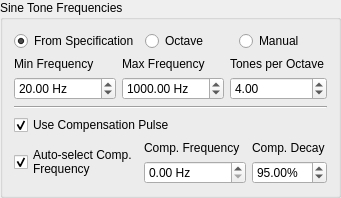
        <widget class="QGroupBox" name="tones_groupbox">
         <property name="title">
          <string>Sine Tone Frequencies</string>
         </property>
         <layout class="QVBoxLayout" name="verticalLayout_13">
          <item>
           <layout class="QHBoxLayout" name="tone_type_layout">
            <item>
             <widget class="QRadioButton" name="from_spec_button">
              <property name="toolTip">
               <string>&lt;html&gt;&lt;head/&gt;&lt;body&gt;&lt;p&gt;&lt;span style=&quot; font-weight:600;&quot;&gt;From Specification&lt;/span&gt;&lt;/p&gt;&lt;p&gt;If selected, the sum of decayed sine signals generated will have a sine tone for each breakpoint in the specified shock response spectra.&lt;/p&gt;&lt;/body&gt;&lt;/html&gt;</string>
              </property>
              <property name="text">
               <string>From Specification</string>
              </property>
              <property name="checked">
               <bool>true</bool>
              </property>
             </widget>
            </item>
            <item>
             <widget class="QRadioButton" name="octave_button">
              <property name="toolTip">
               <string>&lt;html&gt;&lt;head/&gt;&lt;body&gt;&lt;p&gt;&lt;span style=&quot; font-weight:600;&quot;&gt;Octave&lt;/span&gt;&lt;/p&gt;&lt;p&gt;If selected, sine tones will be specified using a minimum frequency, maximum frequency, and number of sine tones per octave.&lt;/p&gt;&lt;/body&gt;&lt;/html&gt;</string>
              </property>
              <property name="text">
               <string>Octave</string>
              </property>
             </widget>
            </item>
            <item>
             <widget class="QRadioButton" name="manual_button">
              <property name="toolTip">
               <string>&lt;html&gt;&lt;head/&gt;&lt;body&gt;&lt;p&gt;&lt;span style=&quot; font-weight:600;&quot;&gt;Manual&lt;/span&gt;&lt;/p&gt;&lt;p&gt;If selected, the user can manually specify sine tone frequencies.&lt;/p&gt;&lt;/body&gt;&lt;/html&gt;</string>
              </property>
              <property name="text">
               <string>Manual</string>
              </property>
             </widget>
            </item>
           </layout>
          </item>
          <item>
           <layout class="QGridLayout" name="tone_octave_layout">
            <item row="0" column="1">
             <layout class="QVBoxLayout" name="max_frequency_layout">
              <item>
               <widget class="QLabel" name="max_frequency_label">
                <property name="text">
                 <string>Max Frequency</string>
                </property>
               </widget>
              </item>
              <item>
               <widget class="QDoubleSpinBox" name="max_frequency_selector">
                <property name="toolTip">
                 <string>&lt;html&gt;&lt;head/&gt;&lt;body&gt;&lt;p&gt;&lt;span style=&quot; font-weight:600;&quot;&gt;Maximum Frequency&lt;/span&gt;&lt;/p&gt;&lt;p&gt;This sets the maximum sine tone frequency when specifying sine tones by octave.&lt;/p&gt;&lt;/body&gt;&lt;/html&gt;</string>
                </property>
                <property name="suffix">
                 <string> Hz</string>
                </property>
                <property name="maximum">
                 <double>999999999.000000000000000</double>
                </property>
                <property name="value">
                 <double>1000.000000000000000</double>
                </property>
               </widget>
              </item>
             </layout>
            </item>
            <item row="0" column="0">
             <layout class="QVBoxLayout" name="min_frequency_layout">
              <item>
               <widget class="QLabel" name="min_frequency_label">
                <property name="text">
                 <string>Min Frequency</string>
                </property>
               </widget>
              </item>
              <item>
               <widget class="QDoubleSpinBox" name="min_frequency_selector">
                <property name="toolTip">
                 <string>&lt;html&gt;&lt;head/&gt;&lt;body&gt;&lt;p&gt;&lt;span style=&quot; font-weight:600;&quot;&gt;Minimum Frequency&lt;/span&gt;&lt;/p&gt;&lt;p&gt;This sets the minimum sine tone frequency when specifying sine tones by octave.&lt;/p&gt;&lt;/body&gt;&lt;/html&gt;</string>
                </property>
                <property name="suffix">
                 <string> Hz</string>
                </property>
                <property name="maximum">
                 <double>999999999.000000000000000</double>
                </property>
                <property name="value">
                 <double>20.000000000000000</double>
                </property>
               </widget>
              </item>
             </layout>
            </item>
            <item row="0" column="2">
             <layout class="QVBoxLayout" name="tones_per_octave_layout">
              <item>
               <widget class="QLabel" name="tones_per_octave_label">
                <property name="text">
                 <string>Tones per Octave</string>
                </property>
               </widget>
              </item>
              <item>
               <widget class="QDoubleSpinBox" name="tones_per_octave_selector">
                <property name="toolTip">
                 <string>&lt;html&gt;&lt;head/&gt;&lt;body&gt;&lt;p&gt;&lt;span style=&quot; font-weight:600;&quot;&gt;Tones per Octave&lt;/span&gt;&lt;/p&gt;&lt;p&gt;This specifies the number of sine tones per octave when sine tones are specified by octave.  Each octave is a doubling of the frequency, so sine tones will be logarithmically spaced with the number of tones specified occuring between each doubling of the frequency.&lt;/p&gt;&lt;/body&gt;&lt;/html&gt;</string>
                </property>
                <property name="minimum">
                 <double>1.000000000000000</double>
                </property>
                <property name="maximum">
                 <double>99999.000000000000000</double>
                </property>
                <property name="value">
                 <double>4.000000000000000</double>
                </property>
               </widget>
              </item>
             </layout>
            </item>
           </layout>
          </item>
          <item>
           <widget class="Line" name="line">
            <property name="orientation">
             <enum>Qt::Horizontal</enum>
            </property>
           </widget>
          </item>
          <item>
           <widget class="QCheckBox" name="use_compensation_pulse_checkbox">
            <property name="toolTip">
             <string>&lt;html&gt;&lt;head/&gt;&lt;body&gt;&lt;p&gt;&lt;span style=&quot; font-weight:600;&quot;&gt;Use Compensation Pulse&lt;/span&gt;&lt;/p&gt;&lt;p&gt;If selected, a compensation pulse will be utilized.&lt;/p&gt;&lt;p&gt;&lt;br/&gt;&lt;/p&gt;&lt;p&gt;The compensation pulse is often utilized by shock controllers to allow the shaker to return to zero displacement and velocity without a sharp pull-back at the end of the signal.  How the compensation pulse is used (if at all) is determined by the control law specified.&lt;/p&gt;&lt;/body&gt;&lt;/html&gt;</string>
            </property>
            <property name="text">
             <string>Use Compensation Pulse</string>
            </property>
            <property name="checked">
             <bool>true</bool>
            </property>
           </widget>
          </item>
          <item>
           <layout class="QHBoxLayout" name="compensation_layout">
            <item>
             <layout class="QVBoxLayout" name="autoselect_comp_frequency_layout">
              <item>
               <widget class="QCheckBox" name="autoselect_comp_frequency_checkbox">
                <property name="toolTip">
                 <string>&lt;html&gt;&lt;head/&gt;&lt;body&gt;&lt;p&gt;&lt;span style=&quot; font-weight:600;&quot;&gt;Auto-select Compensation Frequency&lt;/span&gt;&lt;/p&gt;&lt;p&gt;If selected, the frequency of the compensation pulse will be set to 1/3 of the frequency of the lowest sine tone.&lt;/p&gt;&lt;/body&gt;&lt;/html&gt;</string>
                </property>
                <property name="text">
                 <string>Auto-select Comp.
Frequency</string>
                </property>
                <property name="checked">
                 <bool>true</bool>
                </property>
               </widget>
              </item>
             </layout>
            </item>
            <item>
             <layout class="QVBoxLayout" name="comp_frequency_layout">
              <item>
               <widget class="QLabel" name="comp_frequency_label">
                <property name="text">
                 <string>Comp. Frequency</string>
                </property>
               </widget>
              </item>
              <item>
               <widget class="QDoubleSpinBox" name="compensation_frequency_selector">
                <property name="toolTip">
                 <string>&lt;html&gt;&lt;head/&gt;&lt;body&gt;&lt;p&gt;&lt;span style=&quot; font-weight:600;&quot;&gt;Compensation Pulse Frequency&lt;/span&gt;&lt;/p&gt;&lt;p&gt;Specifies the frequency used by the compensation pulse.&lt;/p&gt;&lt;/body&gt;&lt;/html&gt;</string>
                </property>
                <property name="suffix">
                 <string> Hz</string>
                </property>
                <property name="maximum">
                 <double>9999999.000000000000000</double>
                </property>
               </widget>
              </item>
             </layout>
            </item>
            <item>
             <layout class="QVBoxLayout" name="comp_decay_layout">
              <item>
               <widget class="QLabel" name="comp_decay_label">
                <property name="text">
                 <string>Comp. Decay</string>
                </property>
               </widget>
              </item>
              <item>
               <widget class="QDoubleSpinBox" name="compensation_decay_selector">
                <property name="toolTip">
                 <string>&lt;html&gt;&lt;head/&gt;&lt;body&gt;&lt;p&gt;&lt;span style=&quot; font-weight:600;&quot;&gt;Compensation Decay&lt;/span&gt;&lt;/p&gt;&lt;p&gt;Specifies the decay parameter used by the compensation pulse.  This determines how quickly the compensation pulse decays.&lt;/p&gt;&lt;/body&gt;&lt;/html&gt;</string>
                </property>
                <property name="suffix">
                 <string>%</string>
                </property>
                <property name="maximum">
                 <double>100.000000000000000</double>
                </property>
                <property name="singleStep">
                 <double>1.000000000000000</double>
                </property>
                <property name="value">
                 <double>95.000000000000000</double>
                </property>
               </widget>
              </item>
             </layout>
            </item>
           </layout>
          </item>
         </layout>
        </widget>
